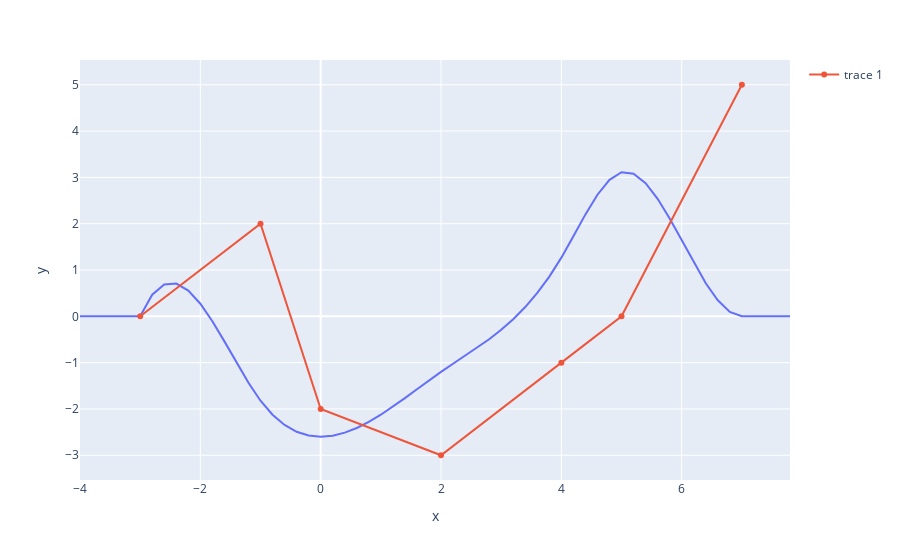

Write notebook code for a chart like this one.
### Code cell
import plotly.express as px
import numpy as np
import matplotlib.pyplot as plt
import scipy.interpolate as si
import torch

# points = torch.array([[0, 0], [1, 2], [3, 1], [4, 5]])

# sample = torch.linspace(-1, 5, 100)

# Function to calculate the B-spline basis function
def b_spline_basis(t, k, i, knots):
    if k == 0:
        return torch.where((knots[i] <= t) & (t < knots[i + 1]), 1.0, 0.0)
    else:
        denom1 = knots[i + k] - knots[i]
        denom2 = knots[i + k + 1] - knots[i + 1]
        
        term1 = ((t - knots[i]) / denom1) * b_spline_basis(t, k - 1, i, knots) if denom1 != 0 else 0.0
        term2 = ((knots[i + k + 1] - t) / denom2) * b_spline_basis(t, k - 1, i + 1, knots) if denom2 != 0 else 0.0
        
        return term1 + term2

# Define non-uniformly spaced x-values and corresponding y-values for control points
x_control = torch.tensor([-3, -1, 0, 2, 4, 5, 7], dtype=torch.float32)
y_control = torch.tensor([0, 2, -2, -3, -1, 0, 5], dtype=torch.float32)

# Degree of the B-spline
degree = 3

# Number of control points
num_control_points = len(x_control)

# Knot vector (adjusted to match the x-values range)
knot_vector = torch.cat((
    torch.full((degree,), x_control[0]),
    x_control,
    torch.full((degree,), x_control[-1])
))

# Function to evaluate the B-spline at a given x-value
def evaluate_b_spline(x):
    y = torch.zeros_like(x)
    for i in range(num_control_points):
        y += y_control[i] * b_spline_basis(x, degree, i, knot_vector)
    return y

# Evaluate the B-spline at a new point
new_point = torch.arange(x_control.min()-1, x_control.max()+1, .2, dtype=torch.float32)
value_at_new_point = evaluate_b_spline(new_point)

# print(f"The value of the B-spline at x = {new_point.item()} is: {value_at_new_point.item()}")

fig = px.line(x=new_point, y=value_at_new_point)
fig.add_scatter(x=x_control, y=y_control, mode='markers+lines')

fig.show()

### Figure 1 — Plotly figure (JSON) as saved in the notebook; plotly's stock layout.template omitted (floating-point values rounded to 4 significant figures)
{"data": [{"hovertemplate": "x=%{x}<br>y=%{y}<extra></extra>", "legendgroup": "", "line": {"color": "#636efa", "dash": "solid"}, "marker": {"symbol": "circle"}, "mode": "lines", "name": "", "orientation": "v", "showlegend": false, "type": "scatter", "x": [-4, -3.8, -3.6, -3.4, -3.2, -3, -2.8, -2.6, -2.4, -2.2, -2, -1.8, -1.6, -1.4, -1.2, -1.0, -0.8, -0.6, -0.4, -0.2, 0, 0.2, 0.4, 0.6, 0.8, 1, 1.2, 1.4, 1.6, 1.8, 2, 2.2, 2.4, 2.6, 2.8, 3, 3.2, 3.4, 3.6, 3.8, 4, 4.2, 4.4, 4.6, 4.8, 5, 5.2, 5.4, 5.6, 5.8, 6, 6.2, 6.4, 6.6, 6.8, 7, 7.2, 7.4, 7.6, 7.8], "xaxis": "x", "y": [0, 0, 0, 0, 0, 0, 0.4662, 0.6894, 0.7068, 0.5554, 0.2722, -0.1056, -0.541, -0.997, -1.436, -1.822, -2.125, -2.346, -2.493, -2.575, -2.6, -2.577, -2.512, -2.411, -2.28, -2.125, -1.952, -1.767, -1.576, -1.385, -1.2, -1.025, -0.8539, -0.6798, -0.4949, -0.2917, -0.0624, 0.2005, 0.5045, 0.8574, 1.267, 1.729, 2.201, 2.625, 2.947, 3.111, 3.078, 2.873, 2.537, 2.112, 1.639, 1.159, 0.714, 0.3449, 0.09311, 0, 0, 0, 0, 0], "yaxis": "y"}, {"mode": "markers+lines", "type": "scatter", "x": [-3, -1, 0, 2, 4, 5, 7], "y": [0, 2, -2, -3, -1, 0, 5]}], "layout": {"legend": {"tracegroupgap": 0}, "margin": {"t": 60}, "xaxis": {"anchor": "y", "domain": [0, 1], "title": {"text": "x"}}, "yaxis": {"anchor": "x", "domain": [0, 1], "title": {"text": "y"}}}}
